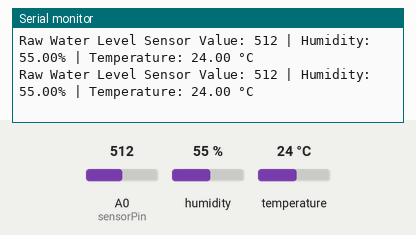
A sketch run on a simulated Arduino Uno, built with avr-gcc and run on an emulated ATmega328P. Shown: the last lines printed to the serial monitor. The inputs (shaded band) are chosen by the test bench; at power-on: A0 (sensorPin) = 512, humidity 55 %, temperature 24 °C.

Above: at 13.8 s.
13.9 s: A0 (sensorPin) set to 992
At 15.3 s:
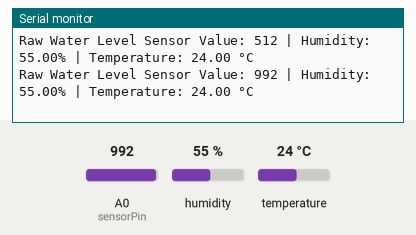
20.3 s: A0 (sensorPin) set to 1011
At 21.6 s:
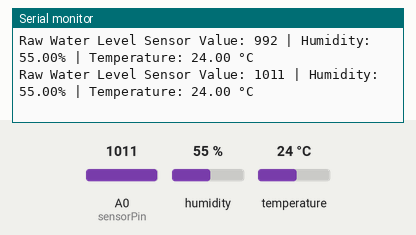
Timing chart, 0 to 23.3 s (numbered marks = the images above; inputs shaded):
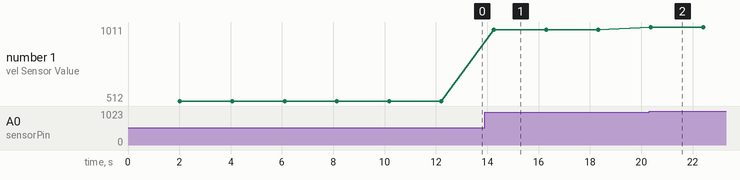

The sketch:

lab2-2022-1-60-186.ino
```cpp
#include <DHT.h>

// Water level sensor pin
const int sensorPin = A0;  // NodeMCU ADC pin

// DHT11 sensor settings
#define DHTPIN 2        // GPIO2 (D4 on NodeMCU)
#define DHTTYPE DHT11   // DHT11 sensor type

DHT dht(DHTPIN, DHTTYPE);

void setup() {
  Serial.begin(9600);
  Serial.println("DHT11 and Water Level Sensor Test!");
  dht.begin();
}

void loop() {
  // Wait 2 seconds between readings (DHT11 sensor timing)
  delay(2000);

  // Read water level sensor
  int sensorValue = analogRead(sensorPin);

  // Read humidity and temperature from DHT11
  float h = dht.readHumidity();
  float t = dht.readTemperature();

  // Check if DHT11 reads failed
  if (isnan(h) || isnan(t)) {
    Serial.println("Failed to read from DHT sensor!");
  } else {
    // Print water level and DHT11 readings
    Serial.print("Raw Water Level Sensor Value: ");
    Serial.print(sensorValue);
    Serial.print(" | Humidity: ");
    Serial.print(h);
    Serial.print("%");
    Serial.print(" | Temperature: ");
    Serial.print(t);
    Serial.println(" °C");
  }
}
```

Measured:
- after the input at 13.9 s, the serial monitor: prints a new line after 0.35 s (image 1)
- after the input at 20.3 s, the serial monitor: prints a new line after 0.07 s (image 2)
- plotted number 1: 512 → 992 after the input at 13.9 s, 992 → 1011 after the input at 20.3 s
